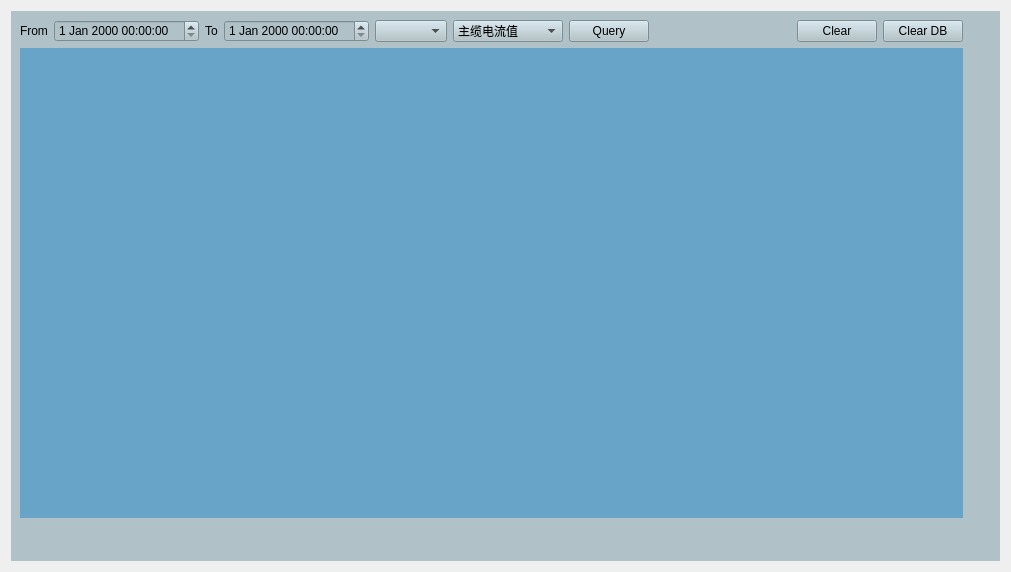
<?xml version="1.0" encoding="UTF-8"?>
<ui version="4.0">
 <class>cableHistoryDataWidget</class>
 <widget class="QWidget" name="cableHistoryDataWidget">
  <property name="geometry">
   <rect>
    <x>0</x>
    <y>0</y>
    <width>1011</width>
    <height>572</height>
   </rect>
  </property>
  <property name="windowTitle">
   <string>Form</string>
  </property>
  <layout class="QHBoxLayout" name="horizontalLayout">
   <item>
    <widget class="QScrollArea" name="scrollArea">
     <property name="styleSheet">
      <string notr="true">alternate-background-color: rgb(0, 255, 255);
background-color: rgb(176, 194, 200);</string>
     </property>
     <property name="frameShape">
      <enum>QFrame::NoFrame</enum>
     </property>
     <property name="widgetResizable">
      <bool>false</bool>
     </property>
     <property name="alignment">
      <set>Qt::AlignLeading|Qt::AlignLeft|Qt::AlignTop</set>
     </property>
     <widget class="QWidget" name="scrollAreaWidgetContents">
      <property name="geometry">
       <rect>
        <x>0</x>
        <y>0</y>
        <width>961</width>
        <height>507</height>
       </rect>
      </property>
      <layout class="QHBoxLayout" name="horizontalLayout_3">
       <item>
        <layout class="QVBoxLayout" name="verticalLayout">
         <item>
          <layout class="QHBoxLayout" name="horizontalLayout_2">
           <item>
            <layout class="QHBoxLayout" name="horizontalLayout_8">
             <item>
              <widget class="QLabel" name="label_3">
               <property name="text">
                <string>From</string>
               </property>
              </widget>
             </item>
             <item>
              <widget class="QDateTimeEdit" name="beginDateTimeEdit"/>
             </item>
            </layout>
           </item>
           <item>
            <layout class="QHBoxLayout" name="horizontalLayout_9">
             <item>
              <widget class="QLabel" name="label_4">
               <property name="text">
                <string>To</string>
               </property>
              </widget>
             </item>
             <item>
              <widget class="QDateTimeEdit" name="endDateTimeEdit"/>
             </item>
            </layout>
           </item>
           <item>
            <widget class="QComboBox" name="queryDevicceIdComboBox"/>
           </item>
           <item>
            <widget class="QComboBox" name="queryDataTypeComboBox">
             <item>
              <property name="text">
               <string>主缆电流值</string>
              </property>
             </item>
             <item>
              <property name="text">
               <string>A相电流值</string>
              </property>
             </item>
             <item>
              <property name="text">
               <string>B相电流值</string>
              </property>
             </item>
             <item>
              <property name="text">
               <string>C相电流值</string>
              </property>
             </item>
             <item>
              <property name="text">
               <string>运行电流值</string>
              </property>
             </item>
             <item>
              <property name="text">
               <string>A相接头温度值</string>
              </property>
             </item>
             <item>
              <property name="text">
               <string>B相接头温度值</string>
              </property>
             </item>
             <item>
              <property name="text">
               <string>C接头温度值</string>
              </property>
             </item>
            </widget>
           </item>
           <item>
            <widget class="QPushButton" name="queryPushButton">
             <property name="text">
              <string>Query</string>
             </property>
            </widget>
           </item>
           <item>
            <spacer name="verticalSpacer">
             <property name="orientation">
              <enum>Qt::Vertical</enum>
             </property>
             <property name="sizeType">
              <enum>QSizePolicy::Fixed</enum>
             </property>
             <property name="sizeHint" stdset="0">
              <size>
               <width>20</width>
               <height>20</height>
              </size>
             </property>
            </spacer>
           </item>
           <item>
            <spacer name="horizontalSpacer">
             <property name="orientation">
              <enum>Qt::Horizontal</enum>
             </property>
             <property name="sizeHint" stdset="0">
              <size>
               <width>40</width>
               <height>20</height>
              </size>
             </property>
            </spacer>
           </item>
           <item>
            <widget class="QPushButton" name="clearCurvesPushButton">
             <property name="text">
              <string>Clear</string>
             </property>
            </widget>
           </item>
           <item>
            <widget class="QPushButton" name="clearDBPushButton">
             <property name="text">
              <string>Clear DB</string>
             </property>
            </widget>
           </item>
          </layout>
         </item>
         <item>
          <widget class="historyDataPlot" name="widget" native="true">
           <property name="sizePolicy">
            <sizepolicy hsizetype="Preferred" vsizetype="Minimum">
             <horstretch>0</horstretch>
             <verstretch>0</verstretch>
            </sizepolicy>
           </property>
           <property name="minimumSize">
            <size>
             <width>0</width>
             <height>500</height>
            </size>
           </property>
           <property name="styleSheet">
            <string notr="true">background-color: rgb(104, 163, 200);</string>
           </property>
          </widget>
         </item>
        </layout>
       </item>
      </layout>
     </widget>
    </widget>
   </item>
  </layout>
 </widget>
 <customwidgets>
  <customwidget>
   <class>historyDataPlot</class>
   <extends>QWidget</extends>
   <header>historydataplot.h</header>
   <container>1</container>
  </customwidget>
 </customwidgets>
 <resources/>
 <connections/>
</ui>
